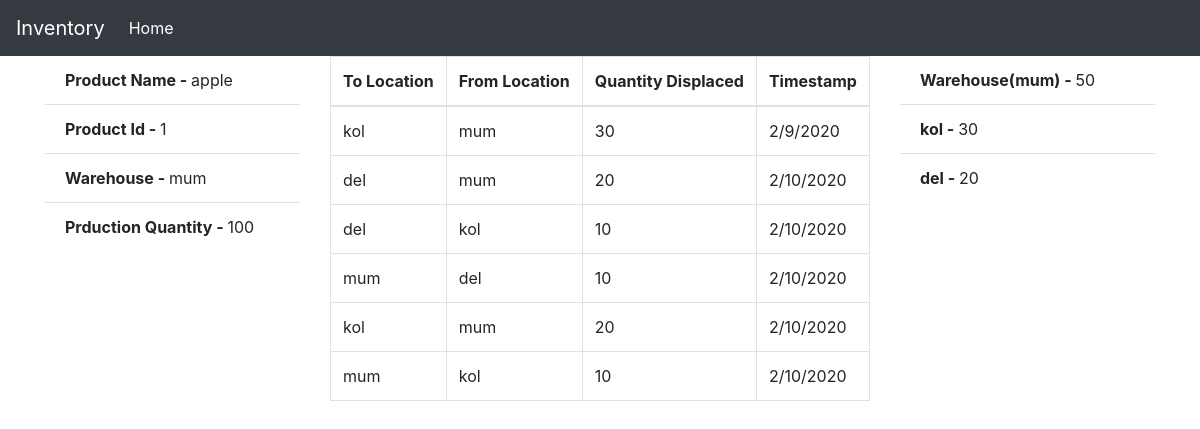
The page /report/1 on the database its author committed.
### app.py (models this page shows)
class Product(db.Model):
    id = db.Column(db.Integer,primary_key=True, autoincrement=True)
    product_name = db.Column(db.String(200))
    product_type = db.Column(db.String(200))
    quantity = db.Column(db.String(200))
    warehouse = db.Column(db.String(200))
    movements = db.relationship('Movement', backref="user2")

class Movement(db.Model):
    id = db.Column(db.Integer, primary_key=True)
    timestamp = db.Column(db.String(200))
    to_location = db.Column(db.String(200))
    from_location = db.Column(db.String(200))
    product_id = db.Column(db.Integer, db.ForeignKey('product.id'))
    quantity = db.Column(db.Integer)

class Location(db.Model):
    id = db.Column(db.Integer,primary_key=True, autoincrement=True)
    location_name = db.Column(db.String(200))

### app.py (the view)
@app.route('/report/<int:id>',methods=["GET"])
def report(id):
    product_info= db.session.query(Product).filter(Product.id == id).all()
    locations = Location.query.all()
    location_info= db.session.query(Location).filter(Location.location_name != product_info[0].warehouse).all()
    movement_info= db.session.query(Product,Movement).filter(Movement.product_id == id, Product.id == id).all()
    warehouse_quant = int(product_info[0].quantity)
    final_repo=[]
    for i in locations:
        if i.location_name != product_info[0].warehouse:
            move_from= db.session.query(db.func.sum(Movement.quantity)).filter(Movement.from_location == i.location_name, Movement.product_id == id).scalar()
            move_to= db.session.query(db.func.sum(Movement.quantity)).filter(Movement.to_location == i.location_name, Movement.product_id == id).scalar()
            m = move_to - move_from
            warehouse_quant = warehouse_quant - m
            final_repo.append(m)
    final_location=[]
    for i in location_info:
        final_location.append(i.location_name)
    res={}
    for key in final_location:
        for value in final_repo:
            res[key] = value
            final_repo.remove(value)
            break
    return render_template('report.html',product_info=product_info,movement_info=movement_info,final_repo=final_repo,location_info=location_info,res=res,warehouse_quant=warehouse_quant)

### templates/report.html
{% extends 'index.html' %}
{% block content %}
<div class="row">
    <div class="col-lg-3">
        {% for i in product_info %}
        <ul class="list-group list-group-flush">
            <li class="list-group-item"><b>Product Name - </b>{{ i.product_name }}</li>
            <li class="list-group-item"><b>Product Id - </b>{{ i.id }}</li>
            <li class="list-group-item"><b>Warehouse - </b>{{ i.warehouse }}</li>
            <li class="list-group-item"><b>Prduction Quantity - </b>{{ i.quantity }}</li>
        </ul>
        {% endfor %}
    </div>
    <div class="col-lg-6">
        <table class="table table-bordered">
            <thead>
                <th>To Location</th>
                <th>From Location</th>
                <th>Quantity Displaced</th>
                <th>Timestamp</th>
            </thead>
            <tbody>
                {% for i in movement_info %}
                <tr>
                    <td>{{ i.Movement.to_location }}</td>
                    <td>{{ i.Movement.from_location }}</td>
                    <td>{{ i.Movement.quantity }}</td>
                    <td>{{ i.Movement.timestamp }}</td>
                </tr>
                {% endfor %}
            </tbody>
        </table>
    </div>
    <div class="col-lg-3">
        <ul class="list-group list-group-flush">
            <li class="list-group-item"><b>Warehouse({{ product_info[0].warehouse }}) - </b>{{ warehouse_quant }}</li>
            {% for key, value in res.items() %}
            <li class="list-group-item"><b>{{ key }} - </b>{{ value }}</li>
            {% endfor %}
        </ul>
    </div>
</div>
{% endblock %}

### rows shown on the page
Product: product_name "apple", id "1", warehouse "mum", quantity "100", Movement.to_location "kol", Movement.from_location "mum", Movement.quantity "30", Movement.timestamp "2/9/2020", Movement.to_location "del", Movement.quantity "20", Movement.timestamp "2/10/2020", Movement.from_location "kol", Movement.quantity "10", Movement.to_location "mum", Movement.from_location "del"
Location: location_name "kol", value "30"
Location: location_name "del", value "20"

### other values the page prints
{{ warehouse_quant }} "50"
